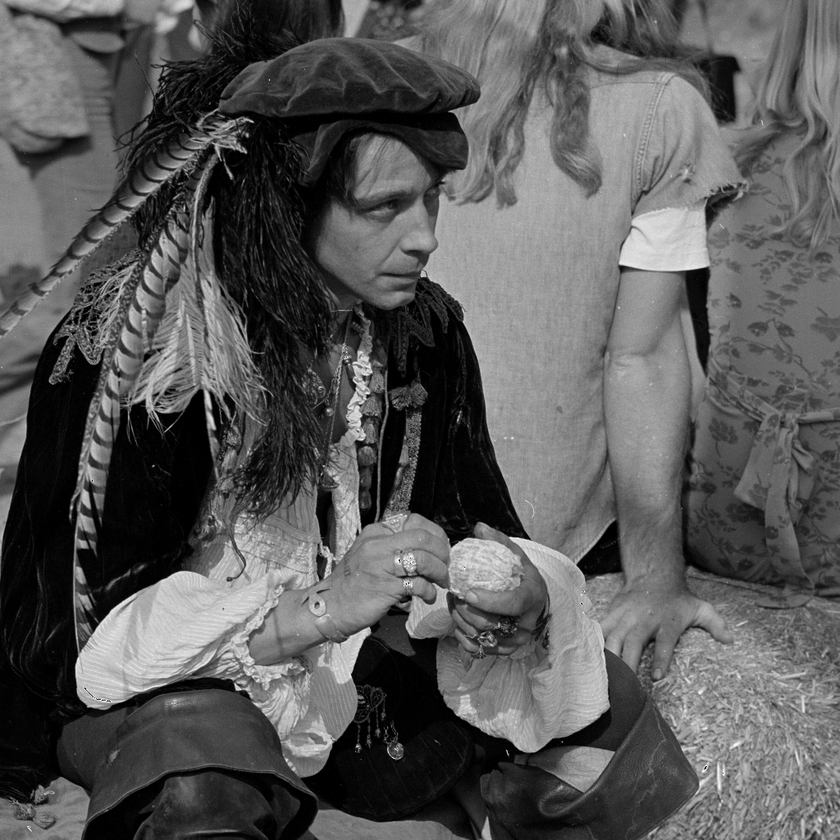
#> input picture IMAGE_PROCESSING/IMAGES/man.bmp, 840 x 840 px, shrunk from 1024 x 1024 before the run
$ jupyter execute Untitled.ipynb
#> lines starting #> are read from the running program, lines starting #| are printed output that depends on the picture
[cell 1]
import cv2
import numpy as np
from matplotlib import pyplot as plt

[cell 2]
# Load the image in grayscale
image = cv2.imread('../IMAGES/man.bmp', cv2.IMREAD_GRAYSCALE)
#> image is the input picture: shape (840, 840); min 0, max 255, mean 89

[cell 3]
# Compute the 2D Fourier transform of the image
dft = cv2.dft(np.float32(image), flags=cv2.DFT_COMPLEX_OUTPUT)

# Shift the zero frequency component to the center
dft_shift = np.fft.fftshift(dft)

# Compute the magnitude spectrum of the transform
magnitude_spectrum = 20 * np.log(cv2.magnitude(dft_shift[:, :, 0], dft_shift[:, :, 1]))
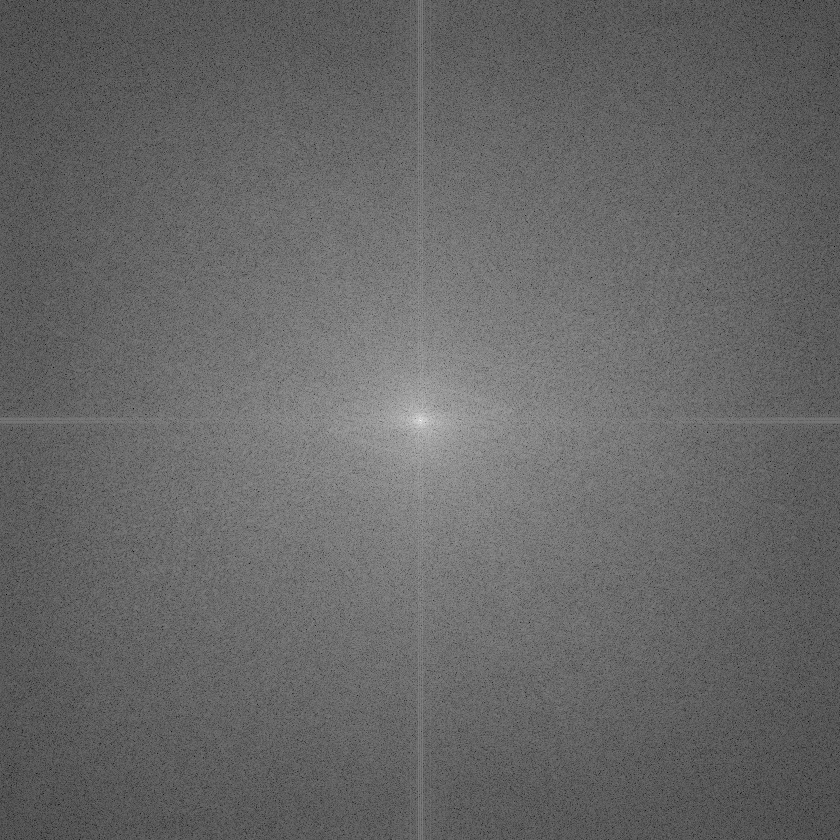
#> magnitude_spectrum: shape (840, 840) float32; min 39.41, max 359.1, mean 169; drawn with min black and max white

# Display the original image and its magnitude spectrum
plt.figure(figsize=(12, 6))
plt.subplot(121), plt.imshow(image, cmap='gray')
plt.title('Input Image'), plt.xticks([]), plt.yticks([])
plt.subplot(122), plt.imshow(magnitude_spectrum, cmap='gray')
plt.title('Magnitude Spectrum'), plt.xticks([]), plt.yticks([])
plt.show()
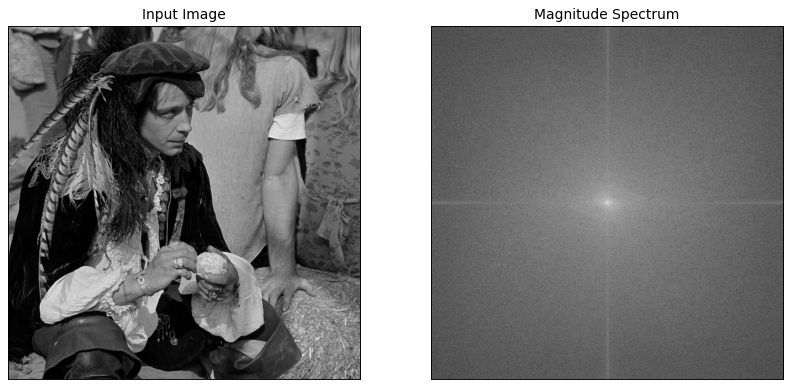
#> figure drawn by matplotlib, 2 panels

[cell 4]
def dft2d(image):
    # Get the dimensions of the image
    rows, cols = image.shape
#> rows = 840; cols = 840

    # Create an output array of the same shape, initialized to complex zeros
    output = np.zeros((rows, cols), dtype=complex)

    # Compute the 2D DFT
    for u in range(rows):
        for v in range(cols):
            sum_val = 0.0 + 0.0j
            for x in range(rows):
                for y in range(cols):
                    exponent = -2j * np.pi * (u * x / rows + v * y / cols)
                    sum_val += image[x, y] * np.exp(exponent)
            output[u, v] = sum_val

    return output

def idft2d(dft_output):
    # Get the dimensions of the DFT output
    rows, cols = dft_output.shape

    # Create an output array of the same shape, initialized to complex zeros
    output = np.zeros((rows, cols), dtype=complex)

    # Compute the 2D Inverse DFT
    for x in range(rows):
        for y in range(cols):
            sum_val = 0.0 + 0.0j
            for u in range(rows):
                for v in range(cols):
                    exponent = 2j * np.pi * (u * x / rows + v * y / cols)
                    sum_val += dft_output[u, v] * np.exp(exponent)
            output[x, y] = sum_val / (rows * cols)

    return output

def compute_magnitude_spectrum(dft_output):
    # Compute the magnitude spectrum of the DFT output
    magnitude_spectrum = np.log(np.abs(dft_output) + 1)
    return magnitude_spectrum
